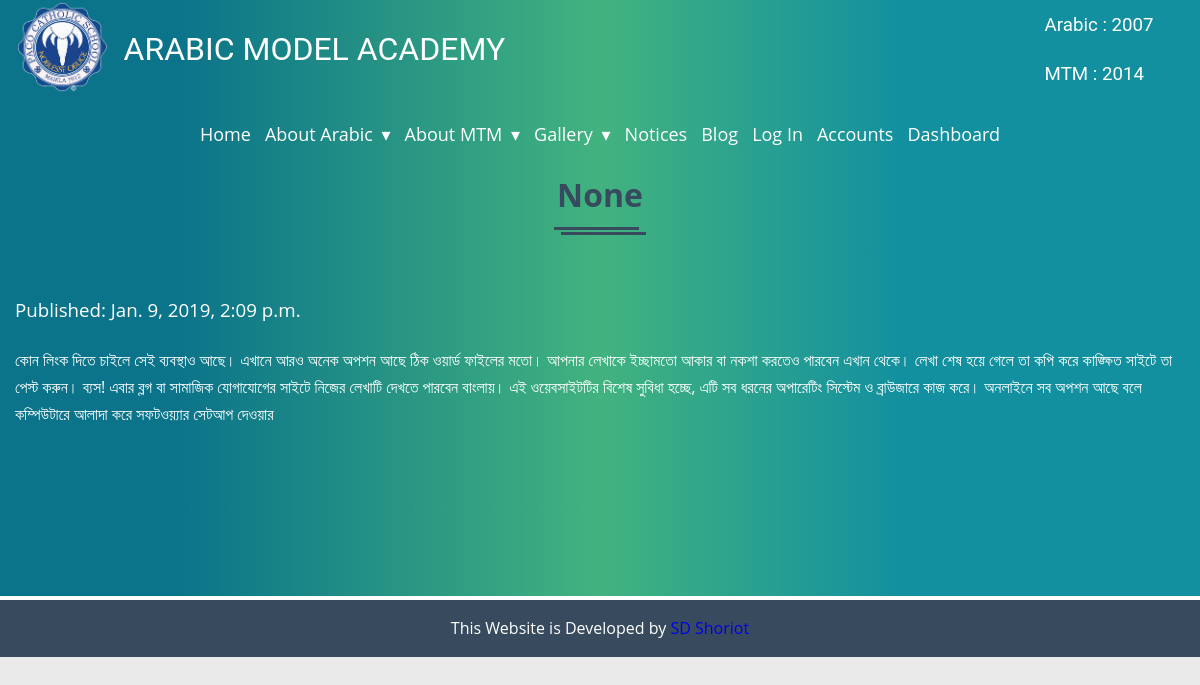
The app's page /notice/notice-details/4 with its own data.
### notice/models.py (models this page shows)
class Notice(models.Model):
	heading = models.CharField(max_length=200, null=True, blank=True)
	date = models.DateTimeField(auto_now_add=True)
	description = models.TextField()

### notice/views.py (the view)
# urls.py: path('notice-details/<int:pk>', notice_details, name='notice-details'),
def notice_details(request, pk):
	notice = get_object_or_404(Notice, pk=pk)
	ctx = {'notice': notice}
	return render(request, 'theme/notice/notice-details.html', ctx)

### templates/theme/notice/notice-details.html
{% extends 'theme/base.html' %}
{% block content %}
<section class="commonBody rules">
  <div class="container">
    <div class="commonHeding">
      <h1>{{ notice.heading }}</h1>
    </div>
    <div class="fsltBody">
      <div class="fsltText">
        <h3>Published: <span>{{ notice.date }}</span></h3><br>
        <p>{{ notice.description|safe }}</p>
      </div>
    </div>
  </div>
</section>
{% endblock %}

### static/theme/css/style.css (style rules this page uses)
* { margin: 0; padding: 0; }
p { line-height: 27px; }
p, h1, h2, h3, h4, h5, h6 { margin: 0; padding: 0; font-weight: normal; }
h1, h2, h3, h4, h5, h6 { line-height: 30px; }
body { width: 100%; height: 100%; margin: 0; padding: 0; font-size:16px; box-sizing: border-box; background-size: cover; background-repeat: no-repeat; font-family: 'Open Sans', sans-serif; font-weight: normal; background-color: #EAEAEA; }
.container { max-width: 1366px; width: 100%; margin: 0 auto; box-sizing: border-box; padding: 0 15px; }
.commonBody { background: linear-gradient(90deg,#0b748a 15%,rgba(24, 165, 100, 0.8) 50%,#13909F 75%); padding: 6% 0% 10.8% 0%; color: #fff; }
.commonHeding { text-align: center; }
.commonHeding h1 { font-size: 32px; padding-bottom: 25px; margin-bottom: 60px; position: relative; font-weight: bold; display: inline-block; color: #374A5E; }
.commonHeding h1::before { content: ""; width: 100%; border-top: 3px solid; position: absolute; bottom: 0; left: 4%; }
.commonHeding h1::after { content: ""; width: 100%; border-top: 3px solid; position: absolute; bottom: 5px; left: -4%; }
.rules { padding: 15% 0% 14% 0%; }

### records on screen
Notice: heading "None", date "Jan. 9, 2019, 2:09 p.m.", description "কোন লিংক দিতে চাইলে সেই ব্যবস্থাও আছে। এখানে আরও অনেক অপশন আছে ঠিক ওয়ার্ড ফাইলের মতো। আপনার লেখাকে ইচ্ছামতো আকার বা নকশা করতেও পারবেন এখান থেকে। লেখা শেষ হয়ে গেলে তা কপি করে কাঙ্ক্ষিত সাইটে তা পেস্ট করুন। ব্যস! এবার ব্লগ বা সামাজিক যোগাযোগের সাইটে নিজের লেখাটি দেখতে পারবেন বাংলায়। এই ওয়েবসাইটটির বিশেষ সুবিধা হচ্ছে, এটি সব ধরনের অপারেটিং সিস্টেম ও ব্রাউজারে কাজ করে। অনলাইনে সব অপশন আছে বলে কম্পিউটারে আলাদা করে সফটওয়্যার সেটআপ দেওয়ার"
